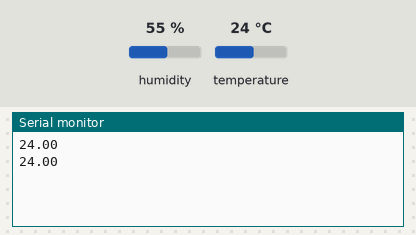
Bench run of a sketch on a simulated Arduino Uno, built with avr-gcc and run on an emulated ATmega328P. On the bench: the last lines printed to the serial monitor. The inputs (shaded band) are chosen by the test bench; at power-on: temperature 24 °C, humidity 55 %.

Above: at 3.8 s.
3.9 s: temperature set to 12 °C
At 7.1 s:
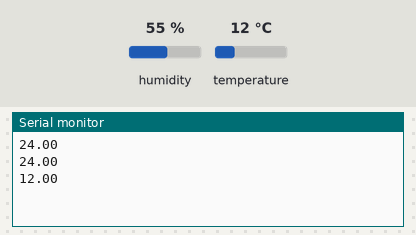
7.8 s: temperature set to 19 °C
At 10.2 s:
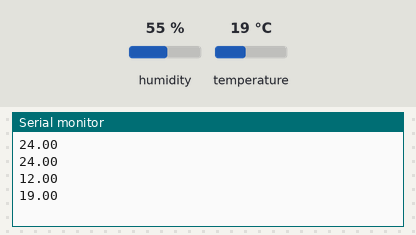
Timing chart, 0 to 11.7 s (numbered marks = the images above; inputs shaded):
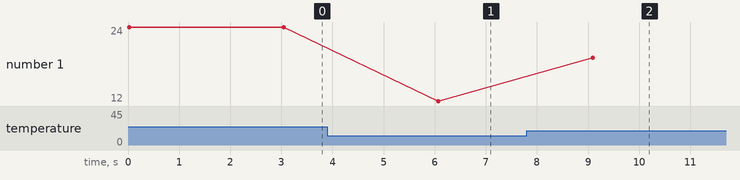

Measured:
- after the input at 3.9 s, the serial monitor: prints a new line after 2.2 s (image 1)
- after the input at 7.8 s, the serial monitor: prints a new line after 1.3 s (image 2)
- plotted number 1: 24 → 12 after the input at 3.9 s, 12 → 19 after the input at 7.8 s

The sketch:

temperatura.ino
```cpp
#include <DHT.h>

#define DHTPIN 2
#define DHTTYPE DHT11

DHT dht(DHTPIN, DHTTYPE);

void setup() {
    Serial.begin(9600);
    dht.begin();
}

void loop() {
    float temperatura = dht.readTemperature();

    if (!isnan(temperatura)) {
        Serial.println(temperatura);
    } else {
        Serial.println("ERRO");
    }

    delay(3000);
}
```
